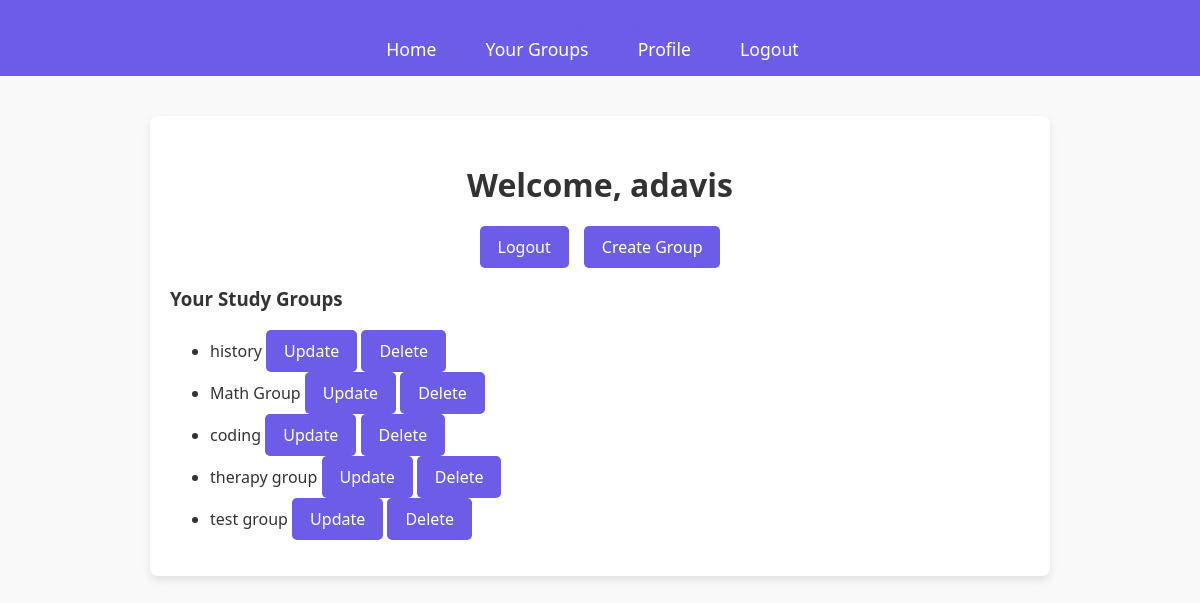
The page /dashboard/ (signed in) on the database as committed earlier.
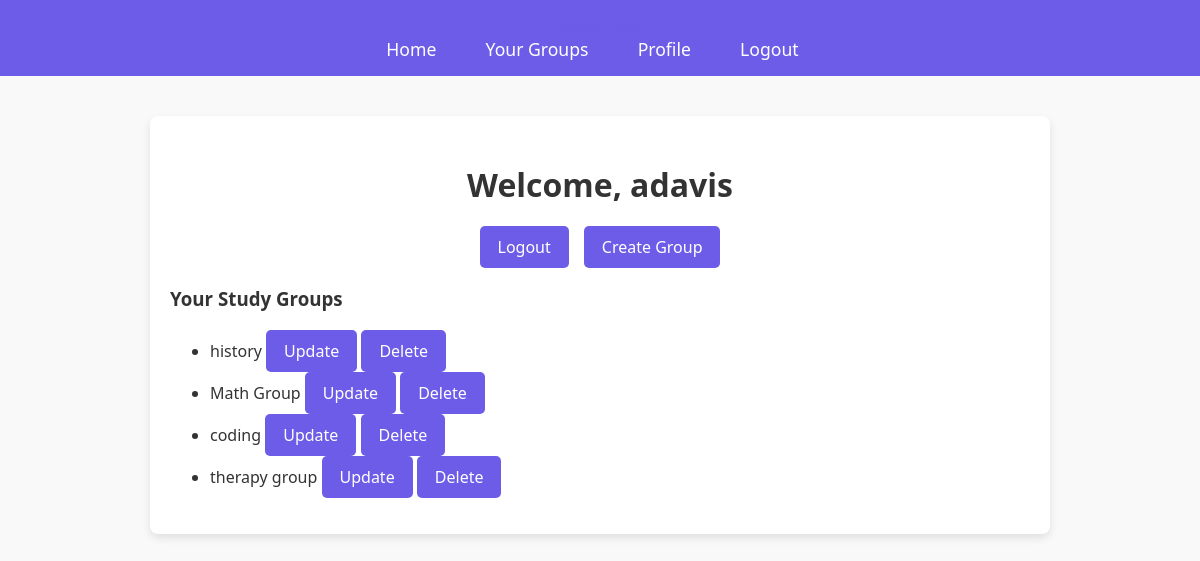
The same page on the database as committed later.
### app/models.py (models this page shows, shortened)
class StudyGroup(models.Model):
    name = models.CharField(max_length=200)
    description = models.TextField()
    created_by = models.ForeignKey(User, on_delete=models.CASCADE, default=1)
    created_at = models.DateTimeField(default=timezone.now)
    members = models.ManyToManyField(User, related_name='joined_groups', blank=True)
    class Meta:
        permissions = [
            ('can_create_group', 'Can create a study group'),
            ('can_update_group', 'Can update a study group'),
            ('can_delete_group', 'Can delete a study group'),
        ]

### app/views.py (the view)
# urls.py: path('dashboard/', views.dashboard, name='dashboard'),
@login_required
def dashboard(request):
    study_groups = StudyGroup.objects.all()
    return render(request, 'dashboard.html', {'study_groups': study_groups})

### app/templates/dashboard.html
{% extends 'base.html' %}
{% load static %}
{% block content %}
    <div class="main-container">
        <div class="container">
            <h2>Welcome, {{ user.username }}</h2>
            <div class="button-container">
                <a href="{% url 'logout' %}" class="btn">Logout</a>
                {% if user.username == 'adavis' %}
                    <a href="{% url 'create_study_group' %}" class="btn">Create Group</a>
                {% endif %}
            </div>
            <h3>Your Study Groups</h3>
            <ul>
                {% for group in study_groups %}
                    <li>
                        {{ group.name }}
                        {% if user.username == 'adavis' %}
                            <a href="{% url 'update_study_group' group.pk %}" class="btn">Update</a>
                            <a href="{% url 'delete_study_group' group.pk %}" class="btn">Delete</a>
                        {% endif %}
                    </li>
                {% endfor %}
            </ul>
        </div>
    </div>
{% endblock %}

Rows that differ between the two databases and show on the page:
removed StudyGroup: name "test group"
